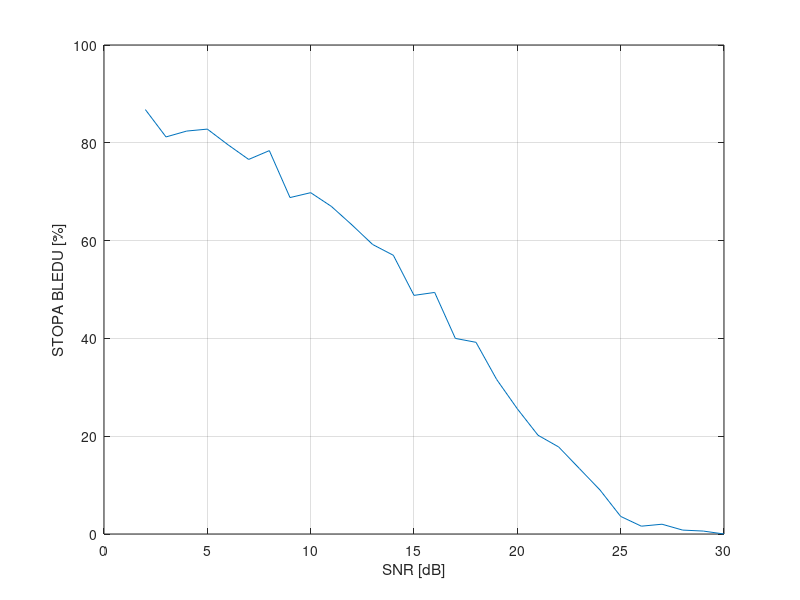

MATLAB code to generate this figure:
n=500; 
x=randi(16,1,n)-1; % 500 random characters 0-15

result = bitshift(x(1:2:end),4) + x(2:2:end);

% modulation
y = qammod(result,256); % signal generation for QAM16 modulation

SNR_range = 2:30;
error_results = zeros(1, length(SNR_range));

for i = 1:length(SNR_range)

    % add white Gaussian Noise SNR 15 dB
    y_noise = awgn(y,SNR_range(i),'measured');
    %signal demodulation
    z = qamdemod(y_noise,256);

    z_unpacked = zeros(1,n);
    z_unpacked(1:2:end) = bitshift(z, -4);
    z_unpacked(2:2:end) = bitand(z,15);

    % error calculation
    error = z_unpacked - x; % non zero is error
    error_percentage = (nnz(error)/n) * 100;

    error_results(i) = error_percentage;
end

disp(error_results);

plot(SNR_range, error_results);
grid();
xlim([0,30]);
ylim([0,100]);
xlabel("SNR [dB]");
ylabel("STOPA BLEDU [%]");
